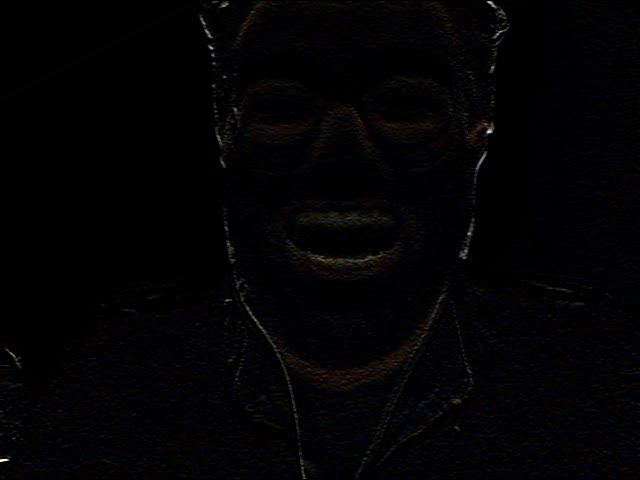
#> input picture frame 30 of outpy.avi, 640 x 480 px, given in place of video.mp4, which was not available
$ python hw1.2b.py
#> lines starting #> are read from the running program, lines starting #| are printed output that depends on the picture; pictures that were not available may be replaced by others from this repository, and a replacement may not be noted
import numpy as np
import cv2
from skimage import data, filters

cap = cv2.VideoCapture('video.mp4')
frameIds = cap.get(cv2.CAP_PROP_FRAME_COUNT) * np.random.uniform(size=25)

frames = []
for fid in frameIds:
    cap.set(cv2.CAP_PROP_POS_FRAMES, fid)
    ret, frame = cap.read()
    frames.append(frame)
#> this loop made 25 passes
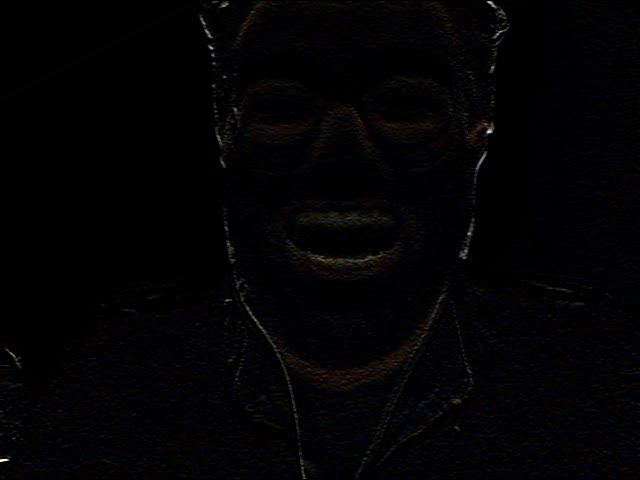
#> input picture frame 30 of outpy.avi, 640 x 480 px, given in place of video.mp4, which was not available
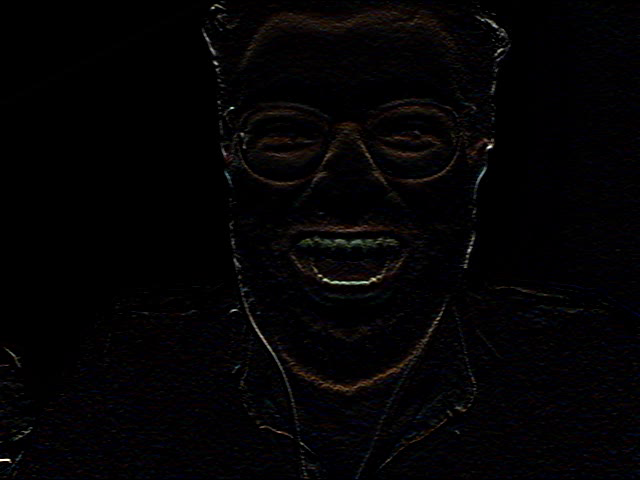
#> input picture frame 39 of outpy.avi, 640 x 480 px, given in place of video.mp4, which was not available
#> pass 3, `ret, frame = cap.read()`:
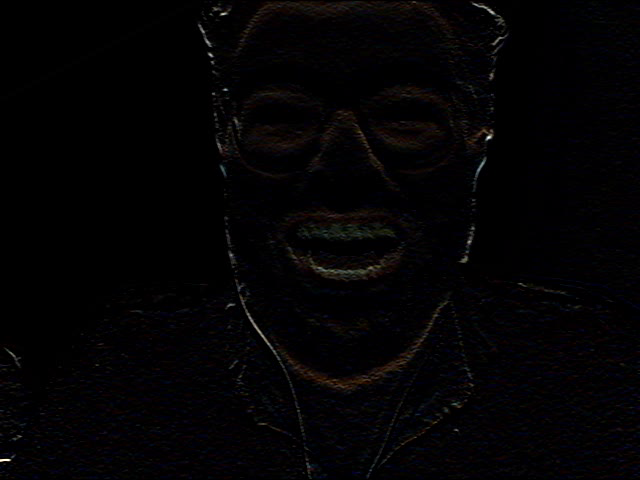
#> frame: shape (480, 640, 3); mean B, G, R 3.7, 2.5, 3.4
#> after the loop, frames = 25 items

medianFrame = np.median(frames, axis=0).astype(dtype=np.uint8)
# cv2.imshow('frame', medianFrame)
# cv2.waitKey(0)

cap.set(cv2.CAP_PROP_POS_FRAMES, 0)
grayMedianFrame = cv2.cvtColor(medianFrame, cv2.COLOR_BGR2GRAY)
ret = True
while ret:
    ret, frame = cap.read()
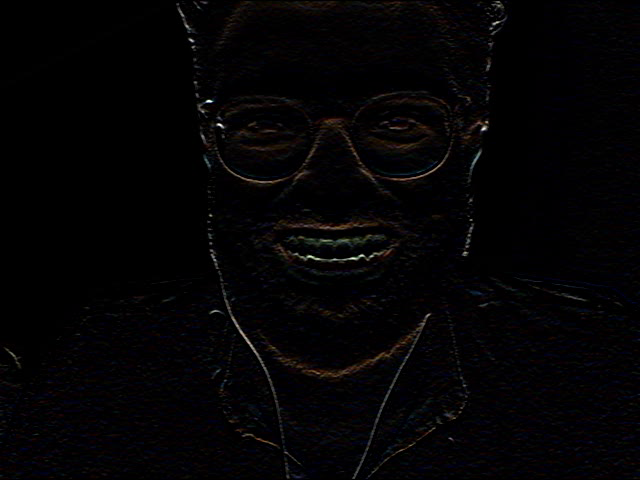
#> input picture frame 0 of outpy.avi, 640 x 480 px, given in place of video.mp4, which was not available
#> frame is the input picture: shape (480, 640, 3); mean B, G, R 4.2, 3.1, 4
    frame = cv2.cvtColor(frame, cv2.COLOR_BGR2GRAY)
#> frame: shape (480, 640)
    dframe = cv2.absdiff(frame, grayMedianFrame)
    th, dframe = cv2.threshold(dframe, 30, 255, cv2.THRESH_BINARY)
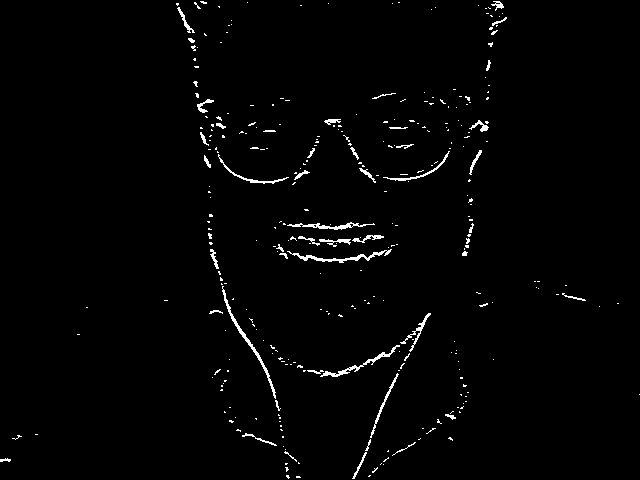
#> dframe: shape (480, 640); 1.6% white in thin lines or dots
    cv2.imshow('frame', dframe)
    cv2.waitKey(20)

cap.release()
cv2.destroyAllWindows()


# [14 lines of commented-out code are left out]

$ run again, starting later in the video
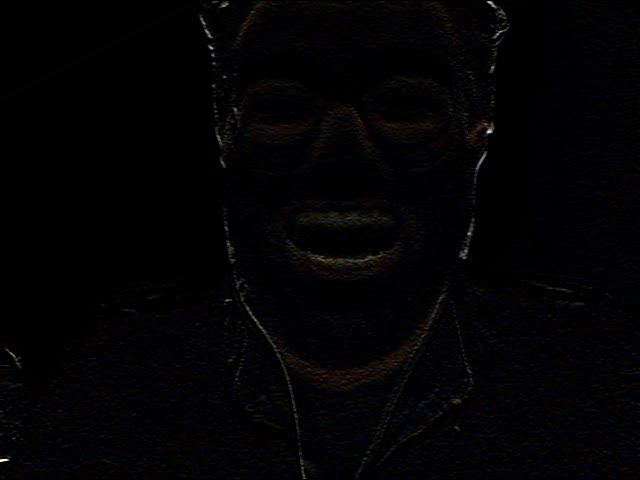
#> input picture frame 30 of outpy.avi, 640 x 480 px, given in place of video.mp4, which was not available
#> the loop `for fid in frameIds:` made 25 passes
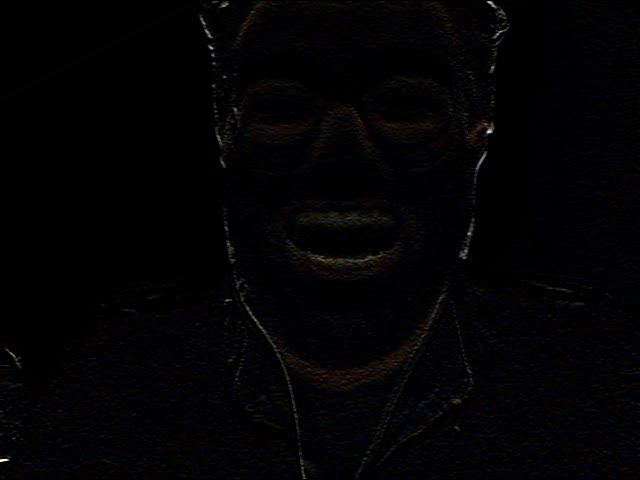
#> input picture frame 30 of outpy.avi, 640 x 480 px, given in place of video.mp4, which was not available
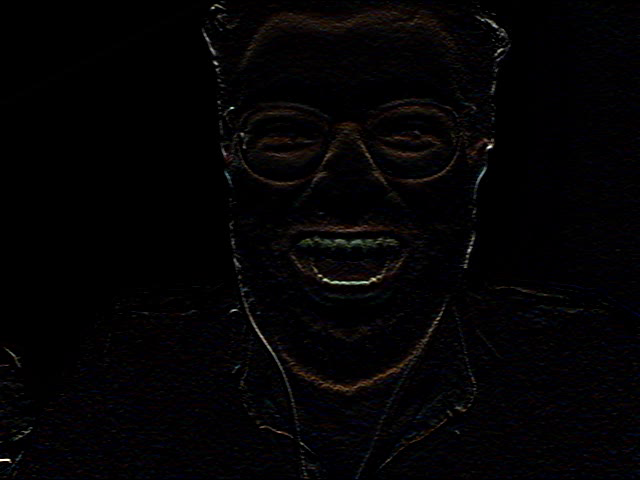
#> input picture frame 39 of outpy.avi, 640 x 480 px, given in place of video.mp4, which was not available
#> after the loop `for fid in frameIds:`: frames = 25 items
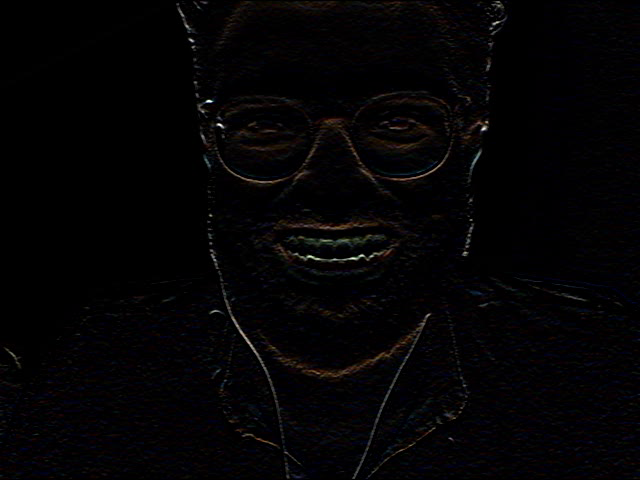
#> input picture frame 0 of outpy.avi, 640 x 480 px, given in place of video.mp4, which was not available
#> frame is the input picture: shape (480, 640, 3); mean B, G, R 4.2, 3.1, 4

$ run again, starting later in the video
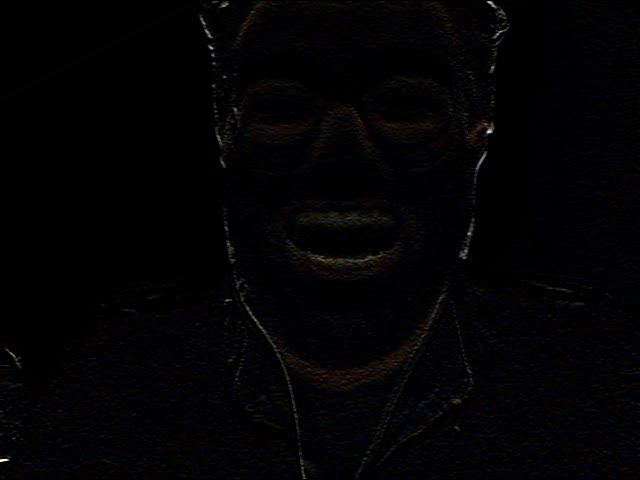
#> input picture frame 30 of outpy.avi, 640 x 480 px, given in place of video.mp4, which was not available
#> the loop `for fid in frameIds:` made 25 passes
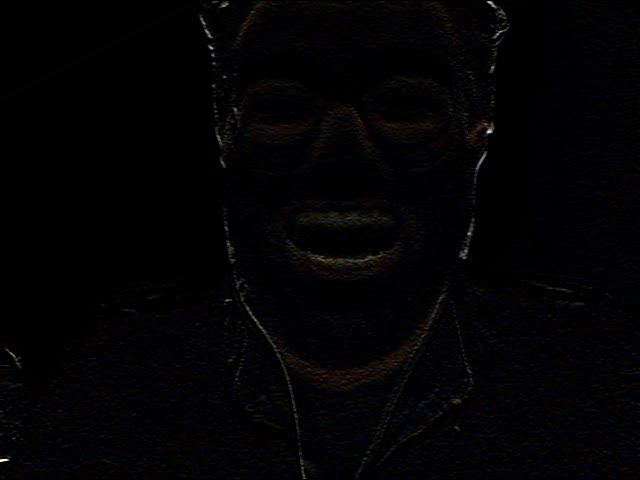
#> input picture frame 30 of outpy.avi, 640 x 480 px, given in place of video.mp4, which was not available
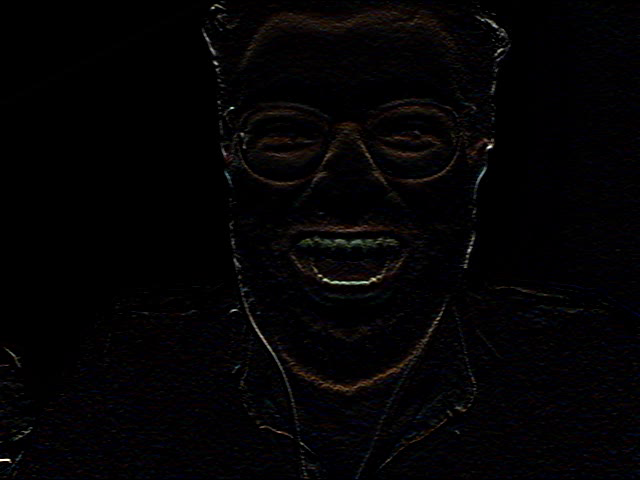
#> input picture frame 39 of outpy.avi, 640 x 480 px, given in place of video.mp4, which was not available
#> after the loop `for fid in frameIds:`: frames = 25 items
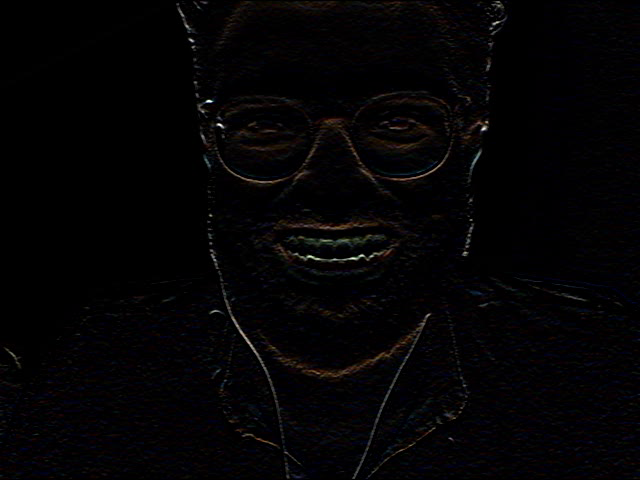
#> input picture frame 0 of outpy.avi, 640 x 480 px, given in place of video.mp4, which was not available
#> frame is the input picture: shape (480, 640, 3); mean B, G, R 4.2, 3.1, 4
